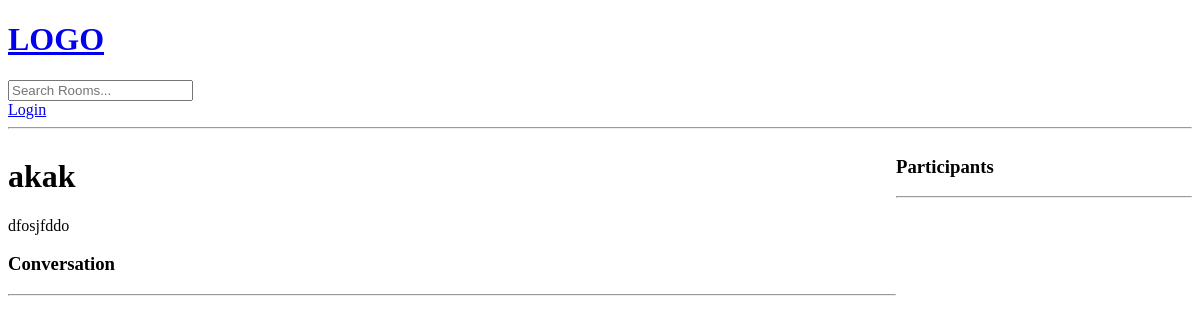
The app's page /room/4/, older data.
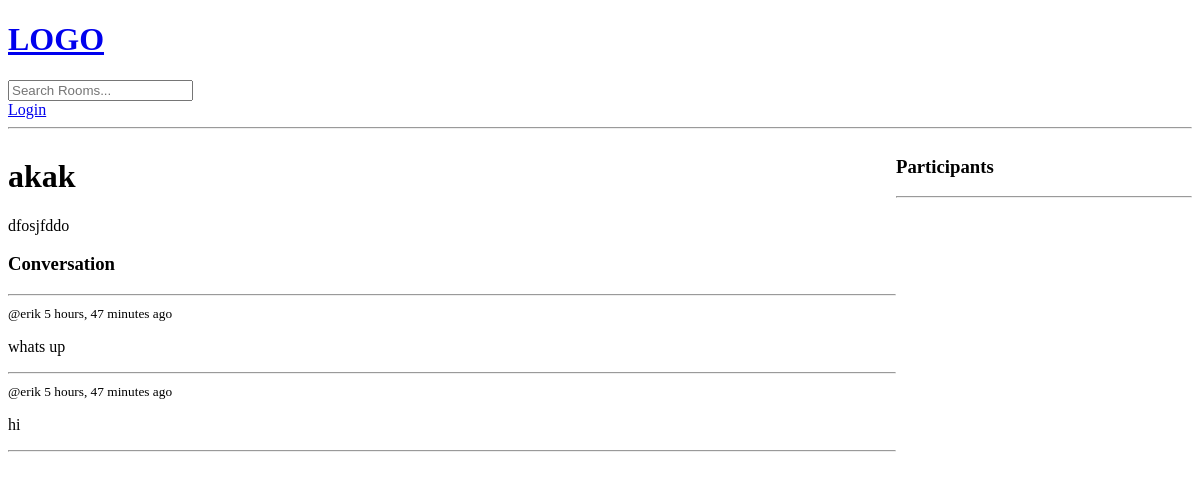
The same page, newer data.
### base/models.py (models this page shows, shortened)
class Message(models.Model):
    user = models.ForeignKey(User, on_delete=models.CASCADE)
    room = models.ForeignKey(Room, on_delete=models.CASCADE)
    body = models.TextField()
    updated = models.DateTimeField(auto_now=True)
    created = models.DateTimeField(auto_now_add=True)

### base/views.py (the view, shortened to what this page needs)
def room(request, pk):
    room = Room.objects.get(id=pk)
    room_messages = room.message_set.all().order_by('-created')
    participants = room.participants.all()
    context = {'room': room, 'room_messages': room_messages, 'participants': participants}
    return render(request, "base/room.html", context)

### base/templates/base/room.html (shortened to what this page needs)
<!DOCTYPE html>
<html lang="en">
<head>
</head>
<body>
{% extends 'main.html' %}
{% block content %}
<div class="room-container">
    <div>
        <h1>{{room.name}}</h1>
        <p>{{room.description}}</p>
        <div class="comment-wrapper">
            <h3>Conversation</h3>
            <hr>
            {% for message in room_messages %}
                <div>
                    <small>@{{message.user}}  {{message.created|timesince}} ago </small>
                    <p> {{message.body}} </p>
                    <hr>
                </div>
            {% endfor %}
        </div>
    </div>
    <div>
        <h3>Participants</h3>
        <hr>
    </div>
</div>
{% endblock content %}

Row changes from the older to the newer data that the page shows:
added Message: user "erik", created "5 hours, 47 minutes", body "whats up"
added Message: user "erik", created "5 hours, 47 minutes", body "hi"
